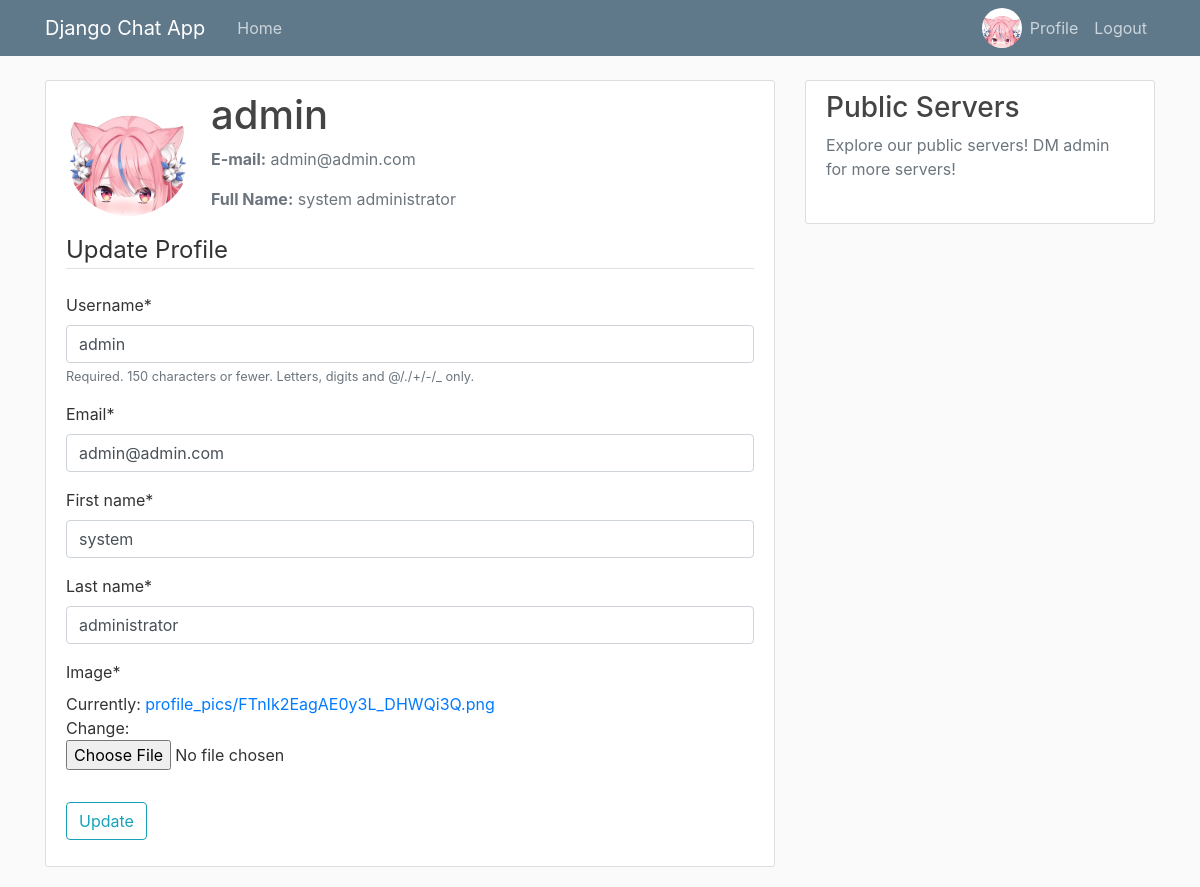
The page /profile/ (signed in) on the database as committed earlier.
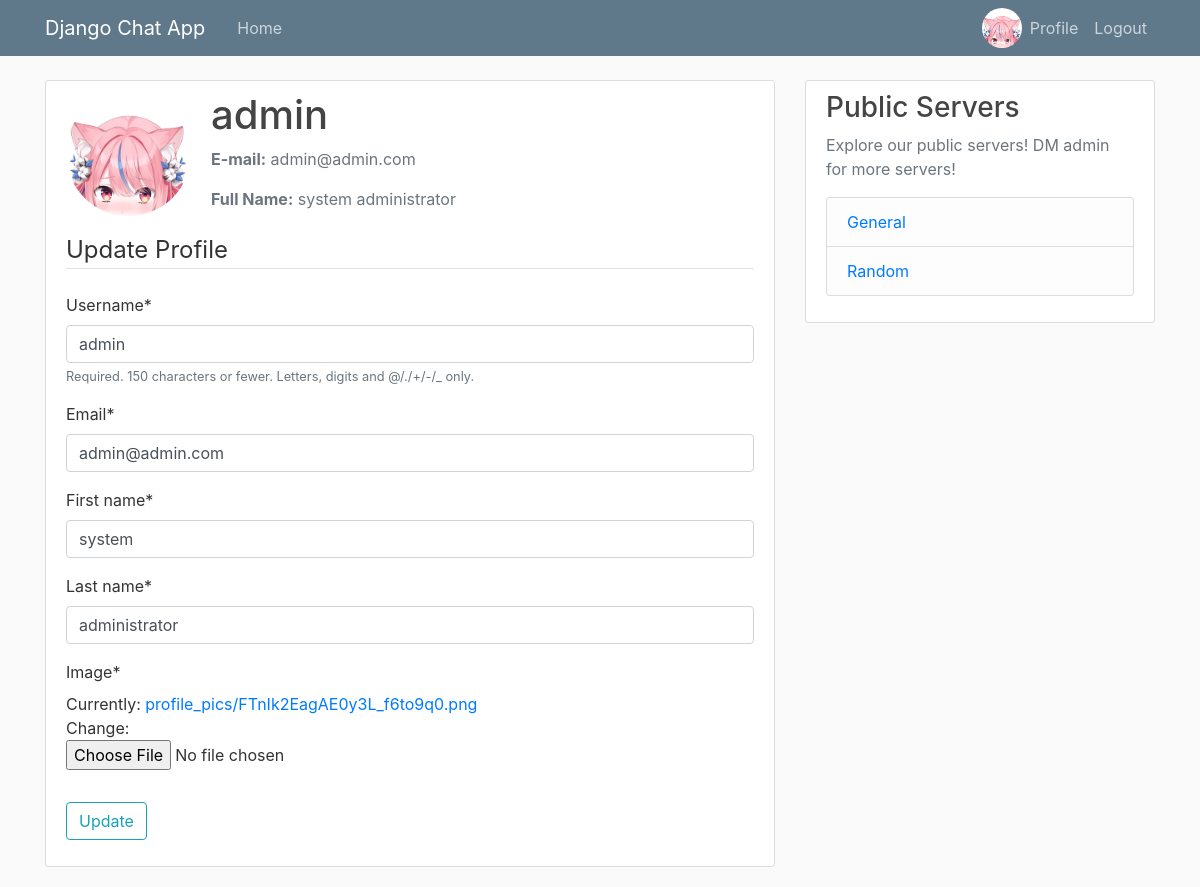
The same page on the database as committed later.
### users/models.py (models this page shows, shortened)
class Profile(models.Model):
    user = models.OneToOneField(User, on_delete=models.CASCADE)
    image = models.ImageField(default="default.jpg", upload_to='profile_pics')

### chat/models.py (models this page shows, shortened)
class Room(models.Model):
    name = models.CharField(max_length=50)
    slug = models.CharField(max_length=50, unique=True)

### users/views.py (the view)
# urls.py: path('profile/', user_views.profile, name='profile'),
@login_required
def profile(request):
    if request.method == 'POST':
        u_form = UserUpdateForm(request.POST, instance=request.user)
        p_form = ProfileUpdateForm(request.POST,
                                   request.FILES,
                                   instance=request.user.profile)
        if u_form.is_valid() and p_form.is_valid():
            u_form.save()
            p_form.save()
            messages.success(request, f"Your account has been updated")
            return redirect('profile')
    else:
        u_form = UserUpdateForm(instance=request.user)
        p_form = ProfileUpdateForm(instance=request.user.profile)
    context = {
        'u_form': u_form,
        'p_form': p_form
    }
    return render(request, 'users/profile.html', context)

### users/forms.py
class UserUpdateForm(forms.ModelForm):
    email = forms.EmailField()
    first_name = forms.CharField(max_length=40)
    last_name = forms.CharField(max_length=40)
    class Meta:
        model = User
        fields = ['username', 'email', 'first_name', 'last_name']

class ProfileUpdateForm(forms.ModelForm):
    class Meta:
        model = Profile
        fields = ['image']

### chat/context_processors.py (called while the page is built)
def public_rooms(request):
    rooms = Room.objects.all()
    return {
        'rooms': rooms
    }

### users/templates/users/profile.html (shortened to what this page needs)
{% extends "chat/base.html" %} {% load crispy_forms_tags %} {% block content %}
<div class="content-section">
  <div class="media">
    <img
      class="rounded-circle account-img"
      src="{{ user.profile.image.url }}"
    />
    <div class="media-body">
      <h2 class="account-heading">{{ user.username }}</h2>
      <p class="text-secondary"><b>E-mail:</b> {{ user.email }}</p>
      <p class="text-secondary">
        <b>Full Name:</b> {{ user.first_name }} {{ user.last_name }}
      </p>
    </div>
  </div>
  <form method="POST" enctype="multipart/form-data">
    <fieldset class="form-group">
      <legend class="border-bottom mb-4">Update Profile</legend>
      {{ u_form|crispy }} {{ p_form|crispy }}
    </fieldset>
    <div class="form-group">
      <button class="btn btn-outline-info" type="submit">Update</button>
    </div>
  </form>
</div>
{% endblock content %}

### chat/templates/chat/base.html (shortened to what this page needs)
{% load static %}
<!DOCTYPE html>
<html>
<head>
    <link rel="stylesheet" href="https://maxcdn.bootstrapcdn.com/bootstrap/4.0.0/css/bootstrap.min.css">
    <link rel="stylesheet" type="text/css" href="{% static 'chat/main.css' %}">
</head>
<body>
    <header class="site-header">
      <nav class="navbar navbar-expand-md navbar-dark bg-steel fixed-top">
        <div class="container">
          <a class="navbar-brand mr-4" href="{% url 'chat-home' %}">Django Chat App</a>
          <div class="collapse navbar-collapse" id="navbarToggle">
            <div class="navbar-nav mr-auto">
              <a class="nav-item nav-link" href="{% url 'chat-home' %}">Home</a>
            </div>
            <div class="navbar-nav">
              {% if user.is_authenticated %}
              <img width="50px" class="rounded-circle" style="max-height: 40px; max-width: 40px;" src="{{user.profile.image.url}}">
                <a class="nav-item nav-link" href="{% url 'profile' %}"> Profile</a>
                <a class="nav-item nav-link" href="{% url 'logout' %}">Logout</a>
              {% else %}
                <a class="nav-item nav-link" href="{% url 'login' %}">Login</a>
                <a class="nav-item nav-link" href="{% url 'register' %}">Register</a>
              {% endif %}
            </div>
          </div>
        </div>
      </nav>
    </header>
    <main role="main" class="container">
      <div class="row">
        <div class="col-md-8">
          {% block content %}{% endblock %}
        </div>
        <div class="col-md-4">
          <div class="content-section">
            <h3>Public Servers</h3>
            <p class='text-muted'>Explore our public servers! DM admin for more servers!
              <ul class="list-group">
                {% if rooms is None %}
                <li class="list-group-item list-group-item-light"> No public servers available ATM </li>
                {% else %}
                {% for room in rooms %}
                <li class="list-group-item list-group-item-light">
                    <a href="{% url 'chat-room' room.slug %}">
                        {{room.name}}
                    </a>
                </li>
                {% endfor %}
                {% endif %}
              </ul>
            </p>
          </div>
        </div>
      </div>
    </main>
</body>
</html>

### chat/static/chat/main.css (style rules this page uses)
body { background: #fafafa; color: #333333; margin-top: 5rem; }
h1, h2, h3, h4, h5, h6 { color: #444444; }
ul { margin: 0; }
.bg-steel { background-color: #5f788a; }
.site-header .navbar-nav .nav-link { color: #cbd5db; }
.content-section { background: #ffffff; padding: 10px 20px; border: 1px solid #dddddd; border-radius: 3px; margin-bottom: 20px; }
.account-img { height: 125px; width: 125px; margin-right: 20px; margin-bottom: 16px; }
.account-heading { font-size: 2.5rem; }

Rows that differ between the two databases and show on the page:
added Room: name "General"
added Room: name "Random"
Other text that changed with them:
text no longer shown: "Image * Currently: profile_pics/FTnIk2EagAE0y3L_DHWQi3Q.png Change:"
text now shown: "Image * Currently: profile_pics/FTnIk2EagAE0y3L_f6to9q0.png Change:"
